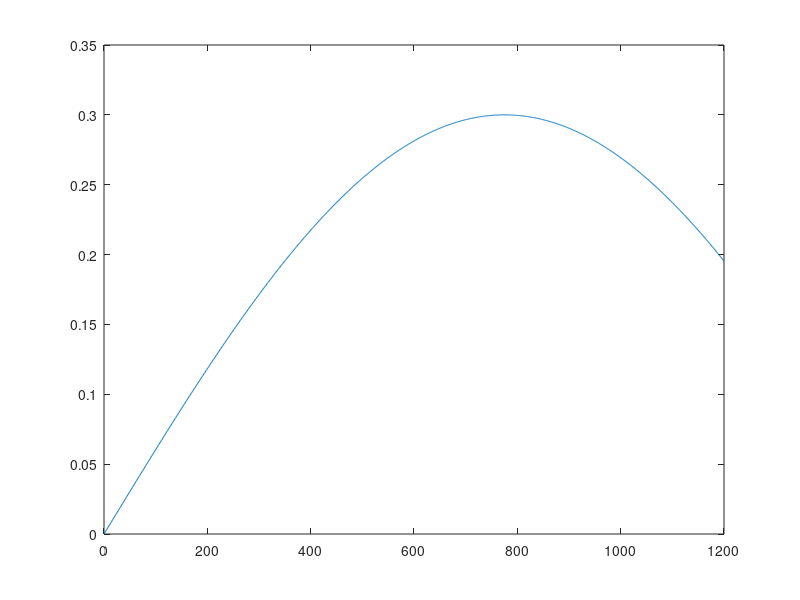

Here is the MATLAB script that generated this plot:
function x = sinusoid_data()

T = 0:1:1200;
f = 1/1550 * pi;
a = 0.3;

x = a * sin(f*T);
x = x';

plot(T,x)
print -color sinusoid.eps

endfunction
